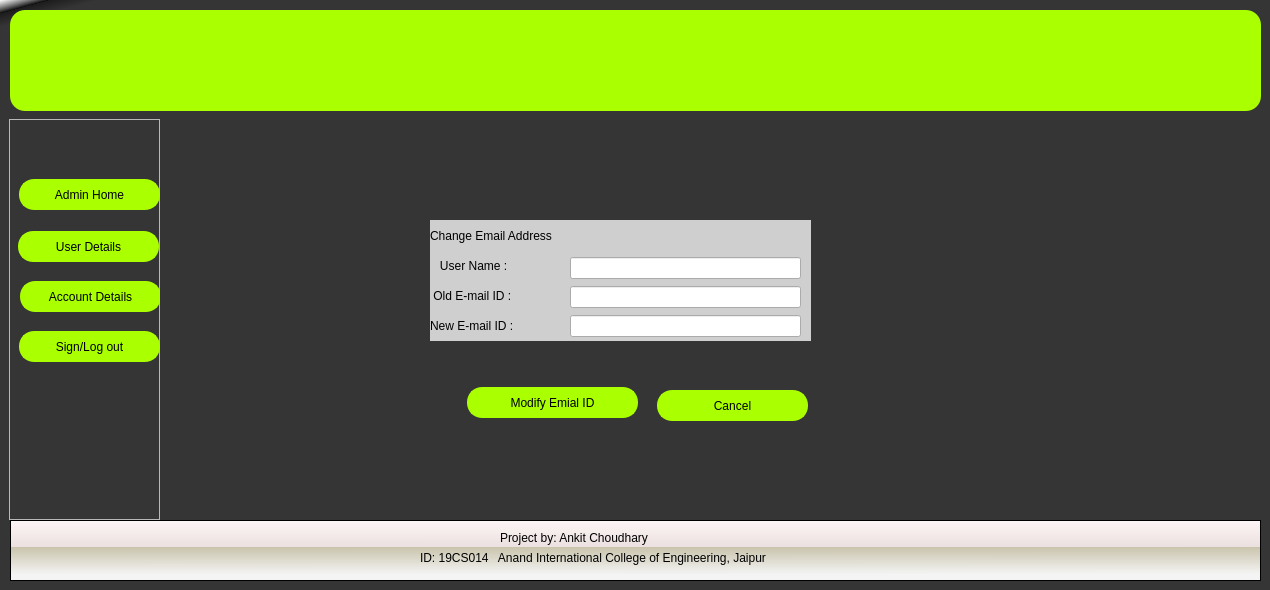
<?xml version="1.0" encoding="UTF-8"?>
<ui version="4.0">
 <class>Modify_Email_ID</class>
 <widget class="QWidget" name="Modify_Email_ID">
  <property name="geometry">
   <rect>
    <x>0</x>
    <y>0</y>
    <width>1270</width>
    <height>590</height>
   </rect>
  </property>
  <property name="minimumSize">
   <size>
    <width>1270</width>
    <height>590</height>
   </size>
  </property>
  <property name="maximumSize">
   <size>
    <width>1270</width>
    <height>590</height>
   </size>
  </property>
  <property name="windowTitle">
   <string>Form</string>
  </property>
  <property name="styleSheet">
   <string notr="true">#Modify_Email_ID{
background-color: qlineargradient(spread:pad, x1:0, y1:0, x2:0.02, y2:0.0340909, stop:0 rgba(255, 255, 255, 255), stop:0.495 rgba(0, 0, 0, 199), stop:0.505 rgba(28, 28, 28, 255), stop:1 rgba(53, 53, 53, 255));
}
#topframe{
background-color: qconicalgradient(cx:0.000472637, cy:0, angle:227.8, stop:0 rgba(30, 0, 255, 255), stop:0.375 rgba(0, 195, 255, 252), stop:0.423533 rgba(37, 0, 255, 255), stop:0.45 rgba(0, 130, 255, 255), stop:0.477581 rgba(0, 56, 255, 252), stop:0.518717 rgba(71, 171, 255, 255), stop:0.542289 rgba(71, 171, 255, 255), stop:0.547264 rgba(68, 134, 249, 255), stop:0.55 rgba(0, 74, 255, 255), stop:0.552239 rgba(21, 93, 243, 255), stop:0.57754 rgba(102, 0, 255, 255), stop:0.625 rgba(0, 185, 255, 247), stop:1 rgba(255, 255, 0, 69));
border:none;
}
#bottomframe{
background-color: qlineargradient(spread:pad, x1:0.025, y1:0.892545, x2:0.0199005, y2:0, stop:0 rgba(244, 244, 244, 255), stop:0.495 rgba(218, 212, 186, 230), stop:0.505 rgba(236, 224, 224, 255), stop:1 rgba(253, 246, 246, 255));
}
QPushButton{
border-radius:15px;
background:#aaff00;
border:2px solid #aaff00;
font: 75 12pt &quot;MS Sans Serif&quot;;
}
#label_3{
background:#cfcfcf;
	font: 15pt &quot;MS Sans Serif&quot;;
}
#label_4,#label_5,#label_6{
background:#cfcfcf;
	font: 12pt &quot;MS Sans Serif&quot;;
}</string>
  </property>
  <widget class="QFrame" name="bottomframe">
   <property name="geometry">
    <rect>
     <x>10</x>
     <y>520</y>
     <width>1251</width>
     <height>61</height>
    </rect>
   </property>
   <property name="frameShape">
    <enum>QFrame::StyledPanel</enum>
   </property>
   <property name="frameShadow">
    <enum>QFrame::Raised</enum>
   </property>
   <widget class="QLabel" name="label">
    <property name="geometry">
     <rect>
      <x>490</x>
      <y>10</y>
      <width>171</width>
      <height>16</height>
     </rect>
    </property>
    <property name="text">
     <string>Project by: Ankit Choudhary </string>
    </property>
   </widget>
   <widget class="QLabel" name="label_2">
    <property name="geometry">
     <rect>
      <x>410</x>
      <y>30</y>
      <width>381</width>
      <height>16</height>
     </rect>
    </property>
    <property name="text">
     <string>ID: 19CS014   Anand International College of Engineering, Jaipur</string>
    </property>
   </widget>
  </widget>
  <widget class="QFrame" name="sideframe">
   <property name="geometry">
    <rect>
     <x>9</x>
     <y>119</y>
     <width>151</width>
     <height>401</height>
    </rect>
   </property>
   <property name="frameShape">
    <enum>QFrame::StyledPanel</enum>
   </property>
   <property name="frameShadow">
    <enum>QFrame::Raised</enum>
   </property>
   <widget class="QPushButton" name="Admin_Home_btn">
    <property name="geometry">
     <rect>
      <x>10</x>
      <y>60</y>
      <width>141</width>
      <height>31</height>
     </rect>
    </property>
    <property name="text">
     <string>Admin Home</string>
    </property>
   </widget>
   <widget class="QPushButton" name="User_Details_btn">
    <property name="geometry">
     <rect>
      <x>9</x>
      <y>112</y>
      <width>141</width>
      <height>31</height>
     </rect>
    </property>
    <property name="text">
     <string>User Details</string>
    </property>
   </widget>
   <widget class="QPushButton" name="Account_Details_btn">
    <property name="geometry">
     <rect>
      <x>11</x>
      <y>162</y>
      <width>141</width>
      <height>31</height>
     </rect>
    </property>
    <property name="text">
     <string>Account Details</string>
    </property>
   </widget>
   <widget class="QPushButton" name="Log_out_btn">
    <property name="geometry">
     <rect>
      <x>10</x>
      <y>212</y>
      <width>141</width>
      <height>31</height>
     </rect>
    </property>
    <property name="text">
     <string>Sign/Log out</string>
    </property>
   </widget>
  </widget>
  <widget class="QPushButton" name="topframe">
   <property name="geometry">
    <rect>
     <x>10</x>
     <y>10</y>
     <width>1251</width>
     <height>101</height>
    </rect>
   </property>
   <property name="text">
    <string/>
   </property>
   <property name="icon">
    <iconset>
     <normaloff>Images/Bank-Management-System.png</normaloff>Images/Bank-Management-System.png</iconset>
   </property>
   <property name="iconSize">
    <size>
     <width>1300</width>
     <height>520</height>
    </size>
   </property>
  </widget>
  <widget class="QLabel" name="label_3">
   <property name="geometry">
    <rect>
     <x>430</x>
     <y>220</y>
     <width>381</width>
     <height>31</height>
    </rect>
   </property>
   <property name="text">
    <string>Change Email Address</string>
   </property>
  </widget>
  <widget class="QLabel" name="label_4">
   <property name="geometry">
    <rect>
     <x>430</x>
     <y>250</y>
     <width>381</width>
     <height>31</height>
    </rect>
   </property>
   <property name="text">
    <string>   User Name :</string>
   </property>
  </widget>
  <widget class="QLabel" name="label_5">
   <property name="geometry">
    <rect>
     <x>430</x>
     <y>280</y>
     <width>381</width>
     <height>31</height>
    </rect>
   </property>
   <property name="text">
    <string> Old E-mail ID : </string>
   </property>
  </widget>
  <widget class="QLabel" name="label_6">
   <property name="geometry">
    <rect>
     <x>430</x>
     <y>310</y>
     <width>381</width>
     <height>31</height>
    </rect>
   </property>
   <property name="text">
    <string>New E-mail ID : </string>
   </property>
  </widget>
  <widget class="QLineEdit" name="Username">
   <property name="geometry">
    <rect>
     <x>570</x>
     <y>257</y>
     <width>231</width>
     <height>22</height>
    </rect>
   </property>
  </widget>
  <widget class="QLineEdit" name="Old_Email_id">
   <property name="geometry">
    <rect>
     <x>570</x>
     <y>286</y>
     <width>231</width>
     <height>22</height>
    </rect>
   </property>
  </widget>
  <widget class="QLineEdit" name="New_Email_id">
   <property name="geometry">
    <rect>
     <x>570</x>
     <y>315</y>
     <width>231</width>
     <height>22</height>
    </rect>
   </property>
  </widget>
  <widget class="QPushButton" name="pushButton">
   <property name="geometry">
    <rect>
     <x>467</x>
     <y>387</y>
     <width>171</width>
     <height>31</height>
    </rect>
   </property>
   <property name="text">
    <string>Modify Emial ID</string>
   </property>
  </widget>
  <widget class="QPushButton" name="pushButton_2">
   <property name="geometry">
    <rect>
     <x>657</x>
     <y>390</y>
     <width>151</width>
     <height>31</height>
    </rect>
   </property>
   <property name="text">
    <string>Cancel</string>
   </property>
  </widget>
 </widget>
 <resources/>
 <connections/>
</ui>
